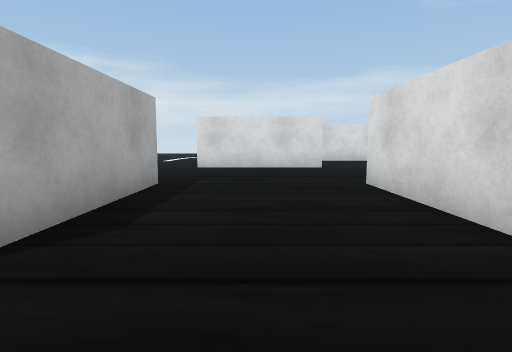
[1] (above)

24 first-person views from a walk through a Webots world. The camera is 0.07 m above the floor, tilts 6° down and sees 80° across. The floor is counted in squares, 0.1 m on a side. Each view is taken from the middle of a square. On the plan, view 1 faces up. The plan holds only what a view shows up to about 10 squares ahead; the rest is blank. The place goes on beyond the plan. The robots in the file are not drawn. Simple shapes and patterns stand in for the simulator's stock objects.

[2]
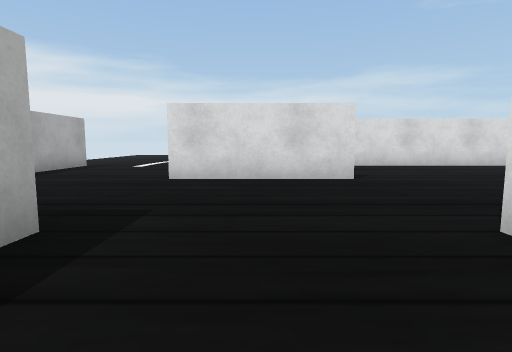

[3]
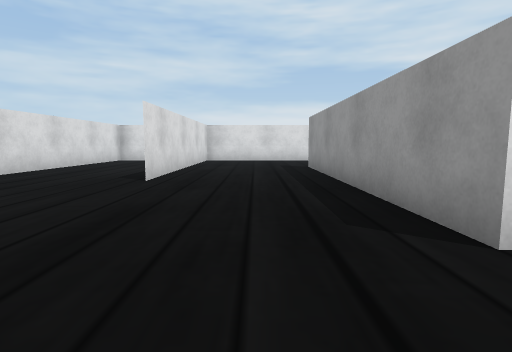

[4]
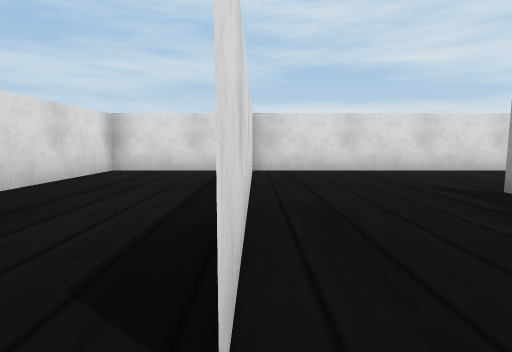

[5]
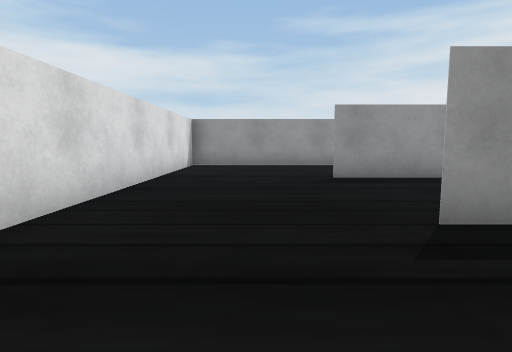

[6]
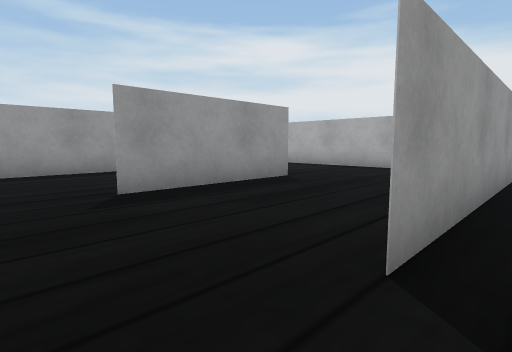

[7]
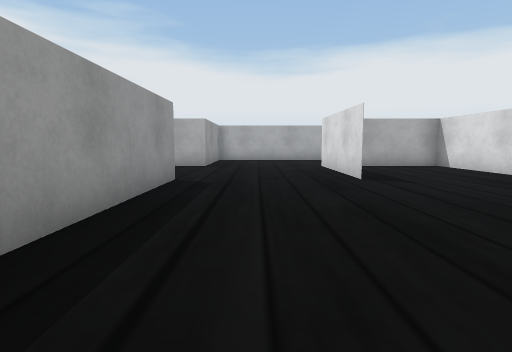

[8]
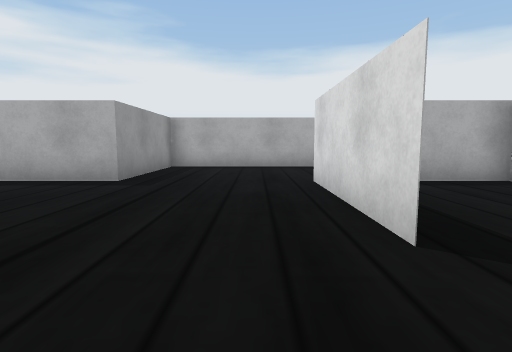

[9]
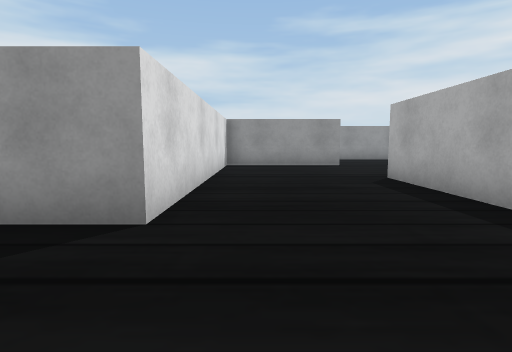

[10]
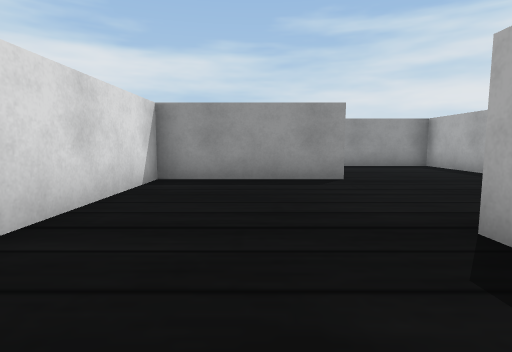

[11]
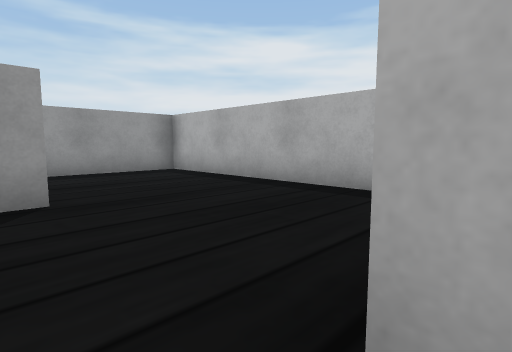

[12]
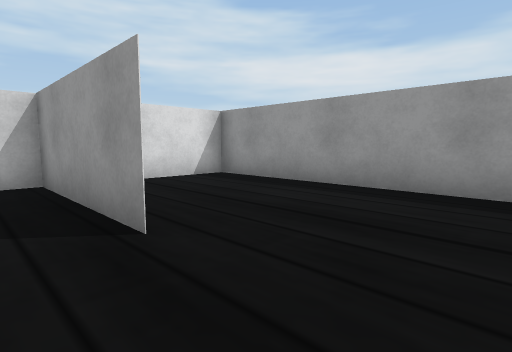

[13]
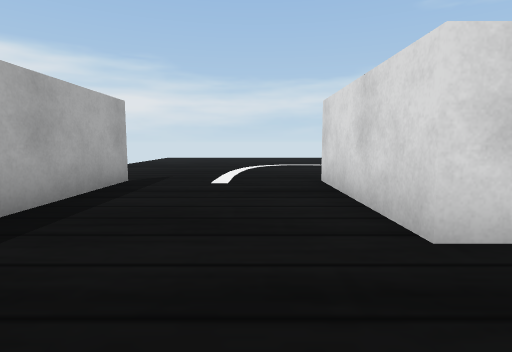

[14]
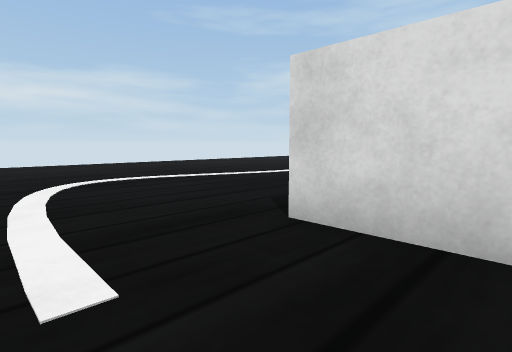

[15]
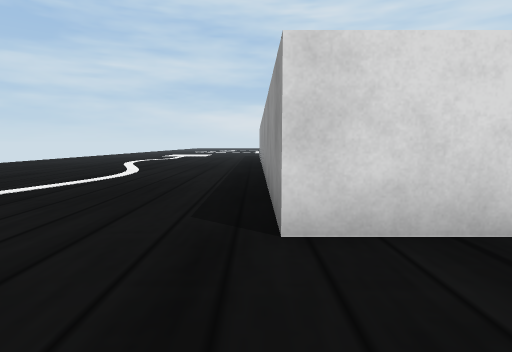

[16]
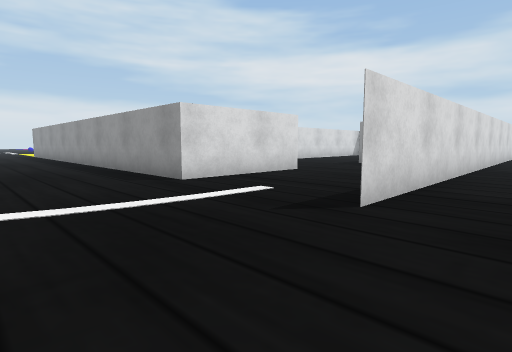

[17]
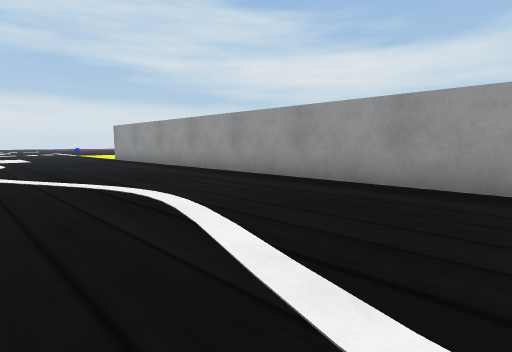

[18]
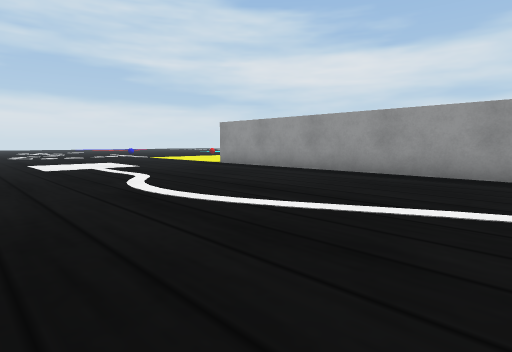

[19]
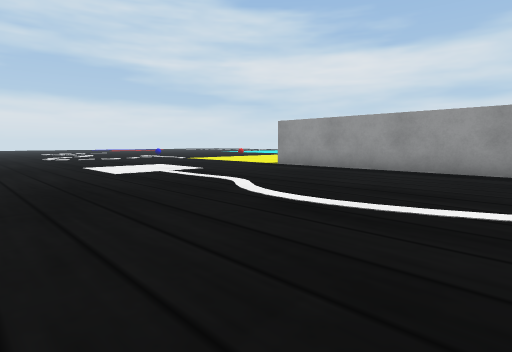

[20]
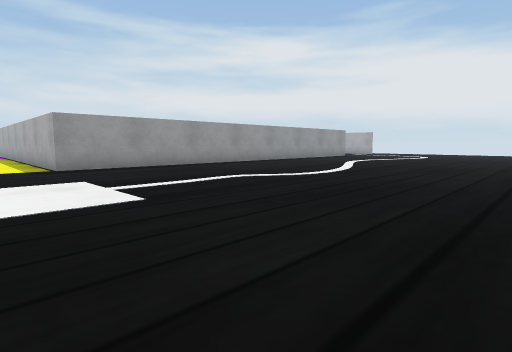

[21]
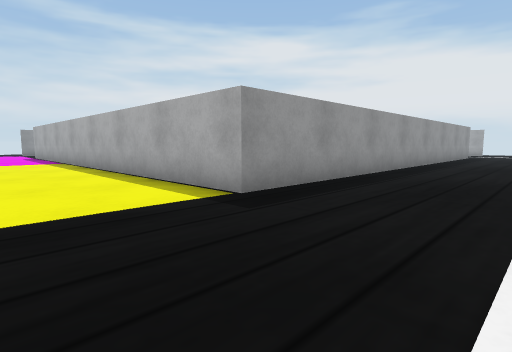

[22]
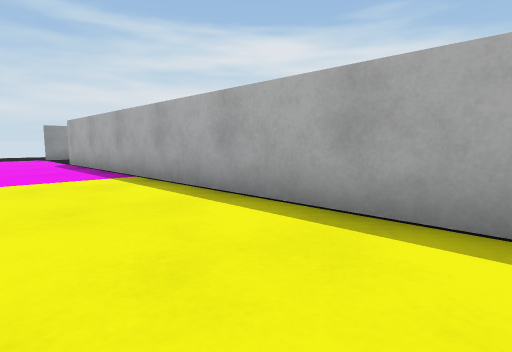

[23]
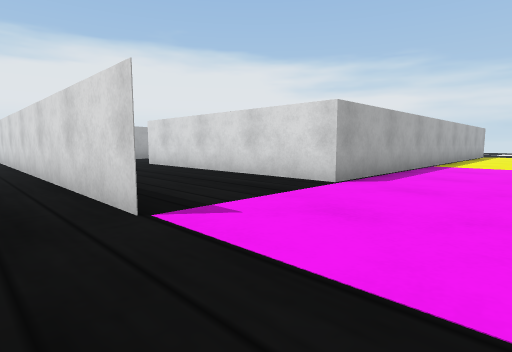

[24]
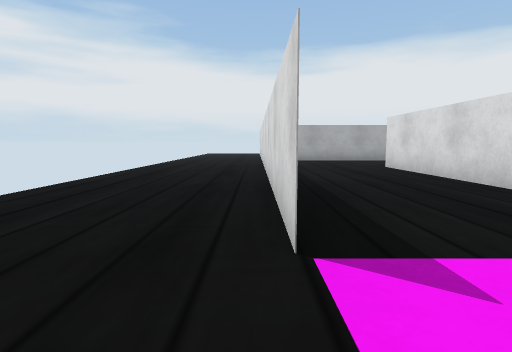

### Floor plan
Points are (right, up) in squares from view 1. A wall is a line through its corners. A room is listed if a view was taken in it or the views show most of it. See-through windows are left out.
Room 1 (views 1, 2, 3, 4, 5, 6, 7, 8, 9, 10, 11, 12, 13, 14, 15, 16, 17, 18, 19, 20, 21, 22, 23, 24)
walls: (2, 9.1) (-1.7, 9.1) (-1.7, 12.8) (13.1, 12.8) (3.1, 12.8); (2, 2.6) (2, 0.8); (5.6, 1.7) (9.5, 1.7); (1.1, 12.8) (-1.7, 12.8) (-1.7, 10.4); (12.4, 9.1) (5.7, 9.1); (8, -2) (13.1, -2) (5.6, -2); (13.1, 12.8) (13.1, -2) (13.1, 12.8); (-5.5, 3.3) (-5.5, 12.9); (-1.9, -2) (2, -2) (2, 5.4) (9.5, 5.4); (-5.4, 12.9) (-5.4, 5.4) (-1.7, 5.4) (-1.7, 1.6); (-5.4, 0.1) (-5.4, -5.7) (2, -5.7) (2, -3.7); (13.1, -5.7) (3, -5.7)

Where each view was taken, in squares from view 1:
view 1: 0 up, 0 right, facing up
view 2: 3 up, 0 right, facing up
view 3: 7 up, 0 right, facing right
view 4: 9 up, 5 right, facing right
view 5: 8 up, 11 right, facing down
view 6: 6 up, 11 right, facing down-left
view 7: 7 up, 8 right, facing left
view 8: 8 up, 4 right, facing left
view 9: 8 up, 1 right, facing down
view 10: 4 up, 0 right, facing down
view 11: 2 up, 1 left, facing down-left
view 12: 1 down, 4 left, facing down-right
view 13: 7 up, 3 left, facing up
view 14: 11 up, 4 left, facing up-right
view 15: 13 up, 4 left, facing right
view 16: 16 up, 7 left, facing down-right
view 17: 18 up, 1 left, facing down-right
view 18: 20 up, 4 right, facing down-right
view 19: 21 up, 6 right, facing down-right
view 20: 22 up, 15 right, facing down-left
view 21: 16 up, 16 right, facing down-left
view 22: 10 up, 16 right, facing down-left
view 23: 7 down, 16 right, facing up-left
view 24: 6 down, 15 right, facing left
